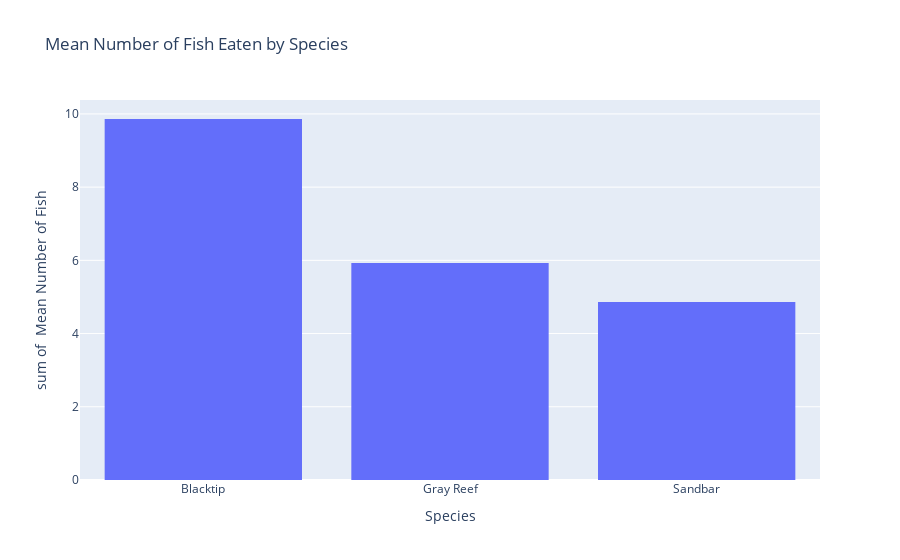

Notebook cell for this chart:
### Code cell
# Graph Mean Number of Fish Eaten For Each Species

Species_Eaten_Means = {'Species': ['Blacktip', 'Gray Reef', 'Sandbar'],
        'Mean': [round(BT.mean(),3),round(GR.mean(),3), round(Sandbar.mean(),3)]}

Species_Eaten_Means_df = pd.DataFrame(Species_Eaten_Means, columns = ['Species', 'Mean'])

Species_Eaten_Means_Sorted = Species_Eaten_Means_df.sort_values(by=['Mean'], ascending = False)

fig = px.histogram(Species_Eaten_Means_Sorted, x="Species", y="Mean", 
                   title = "Mean Number of Fish Eaten by Species",
                  labels={
                     "Species": "Species",
                     "Mean": " Mean Number of Fish",
                 })
fig.show()

### Figure 1 — Plotly figure (JSON) as saved in the notebook; plotly's stock layout.template omitted (floating-point values rounded to 4 significant figures)
{"data": [{"alignmentgroup": "True", "bingroup": "x", "histfunc": "sum", "hovertemplate": "Species=%{x}<br>sum of  Mean Number of Fish=%{y}<extra></extra>", "legendgroup": "", "marker": {"color": "#636efa"}, "name": "", "offsetgroup": "", "orientation": "v", "showlegend": false, "type": "histogram", "x": ["Blacktip", "Gray Reef", "Sandbar"], "xaxis": "x", "y": [9.861, 5.926, 4.859], "yaxis": "y"}], "layout": {"barmode": "relative", "legend": {"tracegroupgap": 0}, "title": {"text": "Mean Number of Fish Eaten by Species"}, "xaxis": {"anchor": "y", "domain": [0, 1], "title": {"text": "Species"}}, "yaxis": {"anchor": "x", "domain": [0, 1], "title": {"text": "sum of  Mean Number of Fish"}}}}
